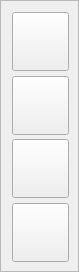
<?xml version="1.0" encoding="UTF-8"?>
<ui version="4.0">
 <class>SettingFrame</class>
 <widget class="QFrame" name="SettingFrame">
  <property name="geometry">
   <rect>
    <x>0</x>
    <y>0</y>
    <width>79</width>
    <height>272</height>
   </rect>
  </property>
  <property name="minimumSize">
   <size>
    <width>79</width>
    <height>263</height>
   </size>
  </property>
  <property name="maximumSize">
   <size>
    <width>79</width>
    <height>272</height>
   </size>
  </property>
  <property name="windowTitle">
   <string>Frame</string>
  </property>
  <property name="layoutDirection">
   <enum>Qt::LeftToRight</enum>
  </property>
  <property name="styleSheet">
   <string notr="true">border-image: url(:/image/images/Settings Menu/Btns_Slices.png);</string>
  </property>
  <property name="frameShape">
   <enum>QFrame::StyledPanel</enum>
  </property>
  <property name="frameShadow">
   <enum>QFrame::Raised</enum>
  </property>
  <layout class="QVBoxLayout" name="verticalLayout">
   <item>
    <widget class="QPushButton" name="pushBtn_exit">
     <property name="minimumSize">
      <size>
       <width>57</width>
       <height>59</height>
      </size>
     </property>
     <property name="maximumSize">
      <size>
       <width>57</width>
       <height>59</height>
      </size>
     </property>
     <property name="styleSheet">
      <string notr="true">border-image: url(:/image/images/Settings Menu/Normal btns/Btns_Slices_33.png);</string>
     </property>
     <property name="text">
      <string/>
     </property>
    </widget>
   </item>
   <item>
    <widget class="QPushButton" name="pushBtn_About">
     <property name="minimumSize">
      <size>
       <width>57</width>
       <height>59</height>
      </size>
     </property>
     <property name="maximumSize">
      <size>
       <width>57</width>
       <height>59</height>
      </size>
     </property>
     <property name="styleSheet">
      <string notr="true">border-image: url(:/image/images/Settings Menu/Over Btns/Btns_Slices_36.png);</string>
     </property>
     <property name="text">
      <string/>
     </property>
    </widget>
   </item>
   <item>
    <widget class="QPushButton" name="pushBtn_Help">
     <property name="minimumSize">
      <size>
       <width>57</width>
       <height>59</height>
      </size>
     </property>
     <property name="maximumSize">
      <size>
       <width>57</width>
       <height>59</height>
      </size>
     </property>
     <property name="styleSheet">
      <string notr="true">border-image: url(:/image/images/Settings Menu/Normal btns/Btns_Slices_38.png);</string>
     </property>
     <property name="text">
      <string/>
     </property>
    </widget>
   </item>
   <item>
    <widget class="QPushButton" name="pushBtn_Sound">
     <property name="minimumSize">
      <size>
       <width>57</width>
       <height>59</height>
      </size>
     </property>
     <property name="maximumSize">
      <size>
       <width>57</width>
       <height>59</height>
      </size>
     </property>
     <property name="styleSheet">
      <string notr="true">border-image: url(:/image/images/Settings Menu/Normal btns/Btns_Slices_41.png);</string>
     </property>
     <property name="text">
      <string/>
     </property>
    </widget>
   </item>
  </layout>
 </widget>
 <resources/>
 <connections/>
</ui>
